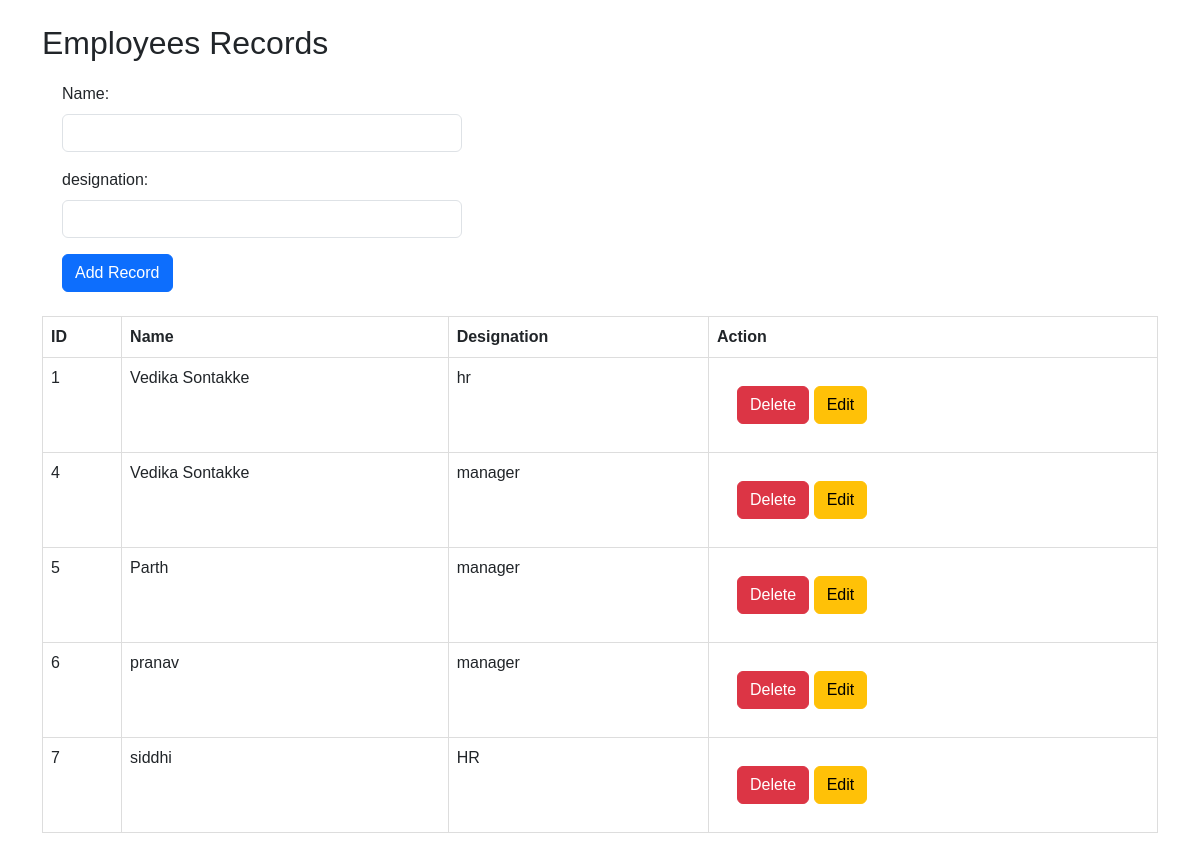
The page / on the database its author committed.
### tables this page shows
CREATE TABLE `employees` (
  `id` int(11) NOT NULL,
  `name` varchar(100) NOT NULL,
  `designation` varchar(15) NOT NULL
);

### index.php (the view, shortened to what this page needs)
<!DOCTYPE html>
<html lang="en">
<head>
    <link rel="stylesheet" href="https://cdn.jsdelivr.net/npm/bootstrap@5.3.0/dist/css/bootstrap.min.css">
    <link rel="stylesheet" href="style.css">
</head>
<body>
    <?php
    include 'db.php';
    ?>
    <div class="container mt-4">
        <h2>Employees Records</h2>
        <form name="studentForm" onsubmit="return validateForm(event)" method="post">
            <div class="mb-3">
                <label for="name" class="form-label">Name:</label>
                <input type="text" class="form-control" id="name" name="name" required>
            </div>
            <div class="mb-3">
                <label for="designation" class="form-label">designation:</label>
                <input type="text" class="form-control" id="designation" name="designation" required>
            </div>
            <button type="submit" name="add" class="btn btn-primary">Add Record</button>
        </form>
        <table class="table mt-4">
            <thead>
                <tr>
                    <th>ID</th>
                    <th>Name</th>
                    <th>Designation</th>
                    <th>Action</th>
                </tr>
            </thead>
            <tbody>
                <?php
                $sql = "SELECT * FROM employees";
                $result = $conn->query($sql);
                if ($result->num_rows > 0) {
                    while ($row = $result->fetch_assoc()) {
                        echo "<tr>
                                <td>{$row["id"]}</td>
                                <td>{$row["name"]}</td>
                                <td>{$row["designation"]}</td>
                                <td>
                                    <form method='post'>
                                        <input type='hidden' name='id' value='{$row["id"]}'>
                                        <button type='submit' name='delete' class='btn btn-danger'>Delete</button>
                                        <a href='edit.php?id={$row["id"]}' class='btn btn-warning'>Edit</a>
                                    </form>
                                </td>
                            </tr>";
                    }
                } else {
                    echo "<tr><td colspan='4'>No records found</td></tr>";
                }
                ?>
            </tbody>
        </table>
    </div>
</body>
</html>

### style.css (style rules this page uses)
body { font-family: Arial, sans-serif; }
table { width: 100%; border-collapse: collapse; margin-top: 20px; }
table, th, td { border: 1px solid #ddd; padding: 8px; text-align: left; }
th { background-color: #f2f2f2; }
form { max-width: 400px; margin: 20px; }

### rows shown on the page
employees: id "1", name "Vedika Sontakke", designation "hr"
employees: id "4", name "Vedika Sontakke", designation "manager"
employees: id "5", name "Parth", designation "manager"
employees: id "6", name "pranav", designation "manager"
employees: id "7", name "siddhi", designation "HR"
